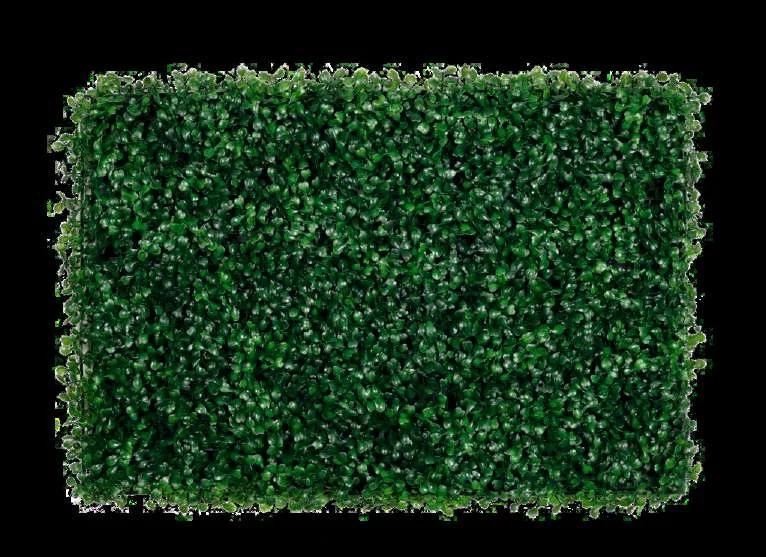
#> input picture fyne-backend/src/seed/assets/economy-greenwall/FYN8001E.webp, 766 x 557 px; its folder holds only this picture in this run
$ python make_economy_product_contact.py
#> lines starting #> are read from the running program, lines starting #| are printed output that depends on the picture
from pathlib import Path
from PIL import Image,ImageDraw
items=sorted(Path('fyne-backend/src/seed/assets/economy-greenwall').glob('*.webp'))
cols=6; w=150; h=176; sheet=Image.new('RGB',(cols*w,((len(items)+cols-1)//cols)*h),'#eee')
#> after `sheet = Image.new('RGB', (cols * w, (len(items) + cols - 1) // cols * `: sheet: PIL image 900x176 RGB; every value is 238
for i,p in enumerate(items):
 im=Image.open(p).convert('RGB'); im.thumbnail((138,140)); x=(i%cols)*w; y=(i//cols)*h; sheet.paste(im,(x+(w-im.width)//2,y+2)); ImageDraw.Draw(sheet).text((x+4,y+148),p.stem,fill='black')
#> further down, im is the input picture: PIL image 766x557 RGB; mean R, G, B 21.7, 46.2, 25.3
#> after `im.thumbnail((138, 140))`:
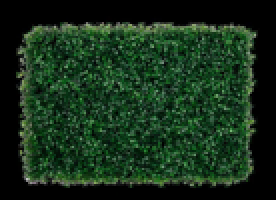
#> im: PIL image 138x100 RGB (shown 2 times larger); mean R, G, B 21.8, 46.3, 25.5
#> after `sheet.paste(im, (x + (w - im.width) // 2, y + 2))`:
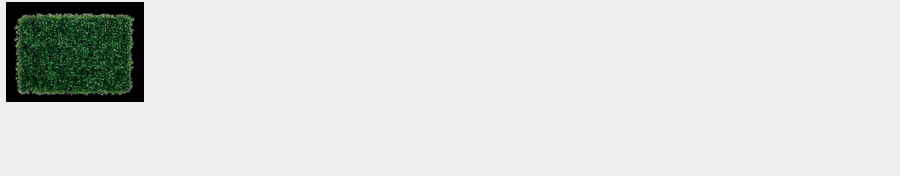
#> sheet: PIL image 900x176 RGB; mean R, G, B 219.2, 221.3, 219.5
sheet.save('tmp/economy-products-contact.jpg',quality=88)

$ run again, on fyne-backend/src/seed/assets/economy-greenwall/FYN8024E.webp
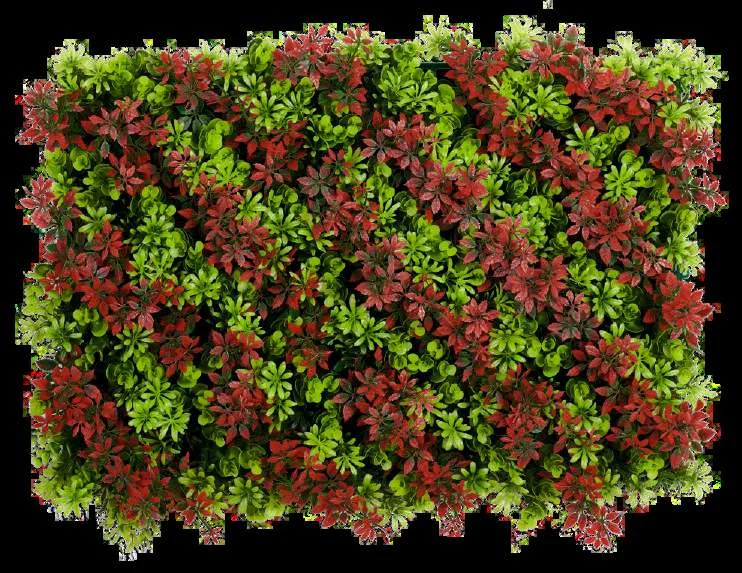
#> input picture fyne-backend/src/seed/assets/economy-greenwall/FYN8024E.webp, 742 x 573 px
#> im is the input picture: PIL image 742x573 RGB; mean R, G, B 73.6, 62.8, 27.6
#> `im.thumbnail((138, 140))`:
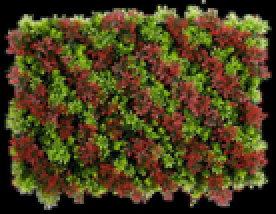
#> im: PIL image 138x107 RGB (shown 2 times larger); mean R, G, B 73.7, 63, 27.7
#> `sheet.paste(im, (x + (w - im.width) // 2, y + 2))`:
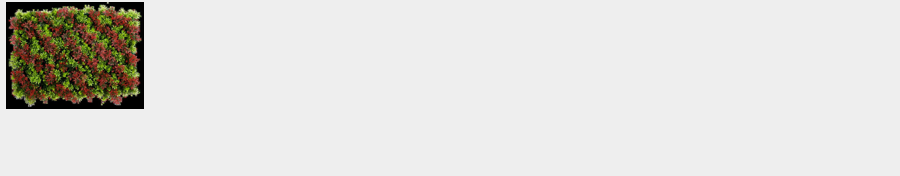
#> sheet: PIL image 900x176 RGB; mean R, G, B 222.7, 221.7, 218.4

$ run again, on fyne-backend/src/seed/assets/economy-greenwall/FYN8028E.webp
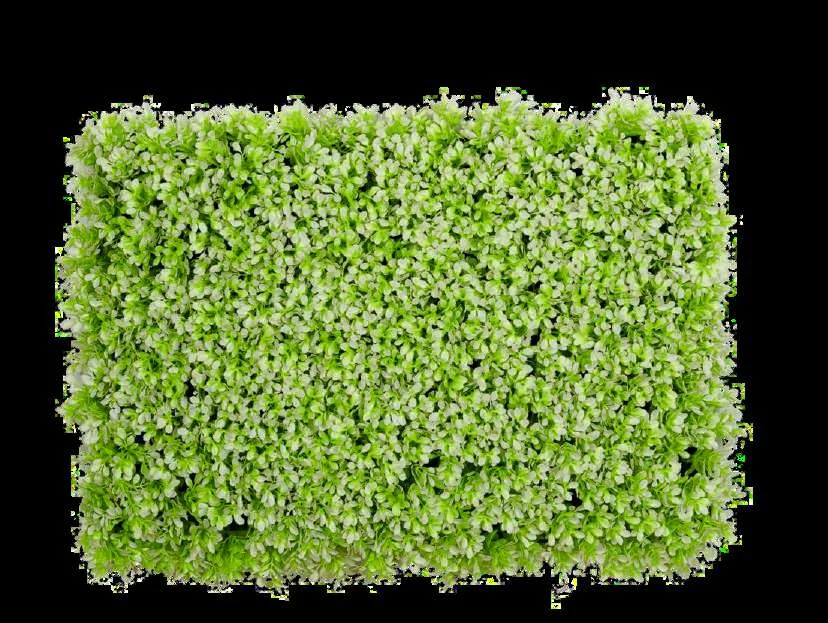
#> input picture fyne-backend/src/seed/assets/economy-greenwall/FYN8028E.webp, 828 x 623 px
#> im is the input picture: PIL image 828x623 RGB; mean R, G, B 82.6, 101.8, 46.5
#> `im.thumbnail((138, 140))`:
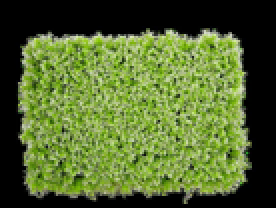
#> im: PIL image 138x104 RGB (shown 2 times larger); mean R, G, B 82.6, 101.8, 46.4
#> `sheet.paste(im, (x + (w - im.width) // 2, y + 2))`:
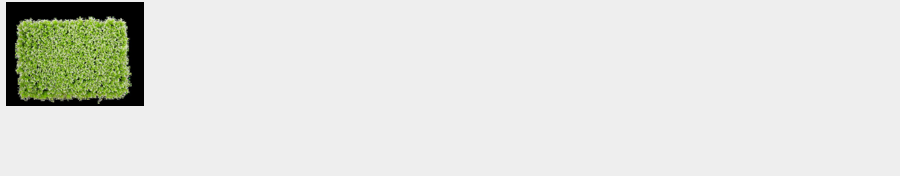
#> sheet: PIL image 900x176 RGB; mean R, G, B 223.9, 225.7, 220.6

$ run again, on fyne-backend/src/seed/assets/economy-greenwall/FYN8036E.webp
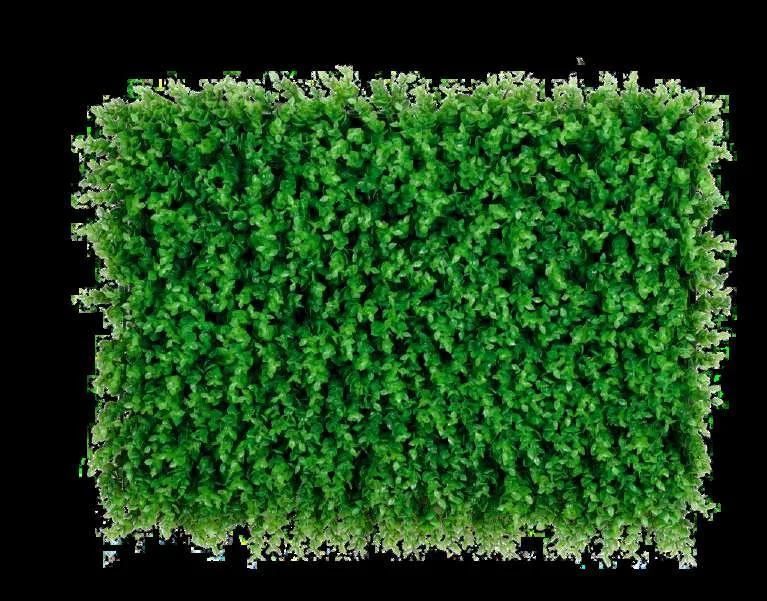
#> input picture fyne-backend/src/seed/assets/economy-greenwall/FYN8036E.webp, 767 x 601 px
#> im is the input picture: PIL image 767x601 RGB; mean R, G, B 28, 69.1, 25.3
#> `im.thumbnail((138, 140))`:
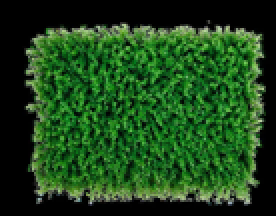
#> im: PIL image 138x108 RGB (shown 2 times larger); mean R, G, B 28.1, 69.2, 25.5
#> `sheet.paste(im, (x + (w - im.width) // 2, y + 2))`:
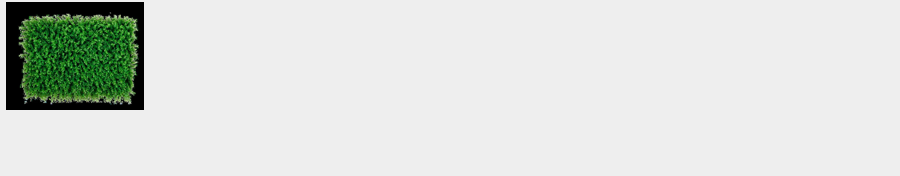
#> sheet: PIL image 900x176 RGB; mean R, G, B 218.2, 222.1, 218

$ run again, on fyne-backend/src/seed/assets/economy-greenwall/FYN8005E.webp
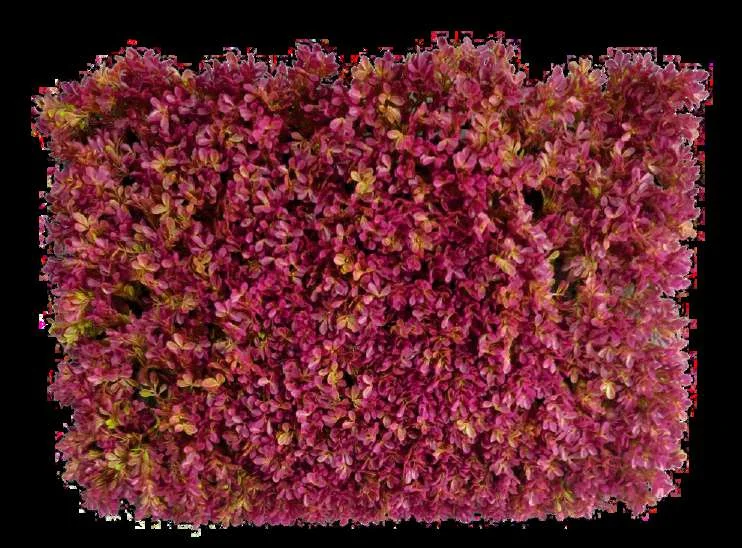
#> input picture fyne-backend/src/seed/assets/economy-greenwall/FYN8005E.webp, 742 x 548 px
#> im is the input picture: PIL image 742x548 RGB; mean R, G, B 95.6, 36.5, 43.5
#> `im.thumbnail((138, 140))`:
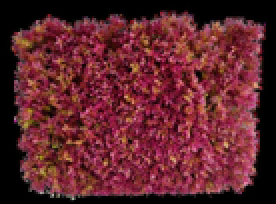
#> im: PIL image 138x102 RGB (shown 2 times larger); mean R, G, B 95.7, 36.6, 43.6
#> `sheet.paste(im, (x + (w - im.width) // 2, y + 2))`:
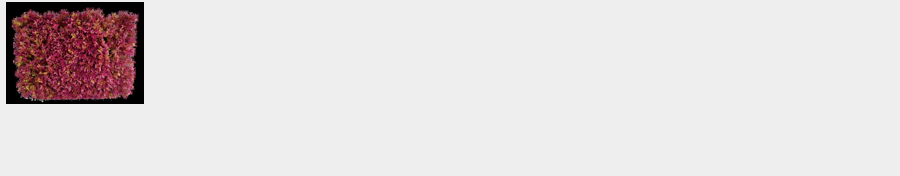
#> sheet: PIL image 900x176 RGB; mean R, G, B 225.4, 220.1, 220.7
